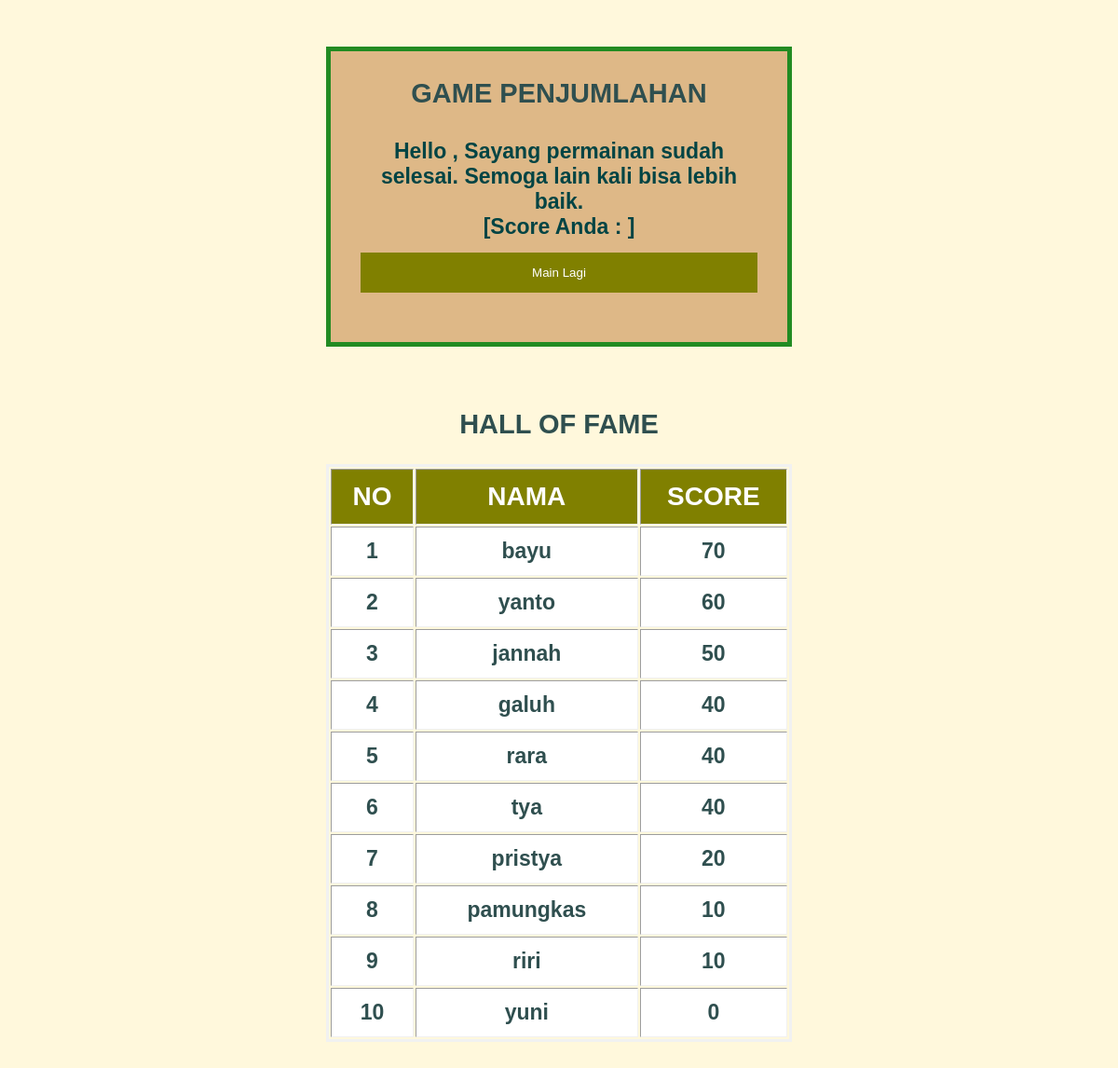
Screenshot of /gameover.php with the database file from the repository.
### tables this page shows
CREATE TABLE `datapemain` (
  `ID` int(255) NOT NULL,
  `Nama` varchar(30) NOT NULL,
  `Email` varchar(50) NOT NULL,
  `Score` varchar(255) NOT NULL
);

### gameover.php (the view, shortened to what this page needs)
<?php
include "koneksi.php";
?>
<!DOCTYPE html>
<html>
<head>
	<link rel="stylesheet" type="text/css" href="main.css">
</head>
<body>
<form action="index.php" method="post">
<div class="container">
    <label><h2>Game Penjumlahan<h2><label>
    <label><h3> Hello <?php echo $_SESSION["nama"];?>, Sayang permainan sudah selesai. Semoga lain kali bisa lebih baik.<br>
    [Score Anda : <?php echo $_SESSION['score'];?>]<h3><label>
    <button type="submit">Main Lagi</button>
</div>
</form>
<br>
<br>
<br>
<h2>Hall Of Fame<h2>
<table width = 500px align = center border = 3 cellpadding = 7>
<tr class="head" >
    <th width = 90 px><h4>No<h4></th>
    <th width = 300 px><h4>Nama<h4></th>
    <th width = 170 px><h4>Score<h4></th>
</tr>
<?php
$result=mysqli_query($koneksi, "SELECT Nama, Score FROM datapemain ORDER BY score DESC LIMIT 10");
$no=1;
foreach($result as $row){
        echo "<tr class ='isi'>
        <td><h1>  $no <h1></td>
        <td><h1>".$row['Nama']. "<h1></td>
        <td><h1>".$row['Score']."<h1></td>
        </tr>";
        $no++;
        if ($no>10) {
        break;
        }
    }
?>
</table>
<br>
</body>
</html>

### main.css (style rules this page uses)
body { background-color: #FFF8DC; }
form { font-family: calibri; width: 500px; margin: auto; }
h2 { color: #2F4F4F; font-size: 29px; text-align : center; font-family: helvetica; text-transform: uppercase; padding: 3px; margin-bottom: 20px; margin-top: 10px; }
h3 { font-size: 23px; text-transform: none; margin:6px; color: rgb(0, 68, 68); }
h4 { font-size: 28px; margin:6px; }
.container { margin-top: 50px; background-color: #DEB887; padding: 16px; border: 5px solid #228B22; }
label { color: #556B2F; text-transform: uppercase; }
button { background-color: #808000; color: white; padding: 14px 20px; margin: 8px 0; border: none; cursor: pointer; width: 97%; }
table { border: solid #f1f1f1; }
h1 { text-transform: none; font-size: 23px; margin: 5px; }
.head { background-color: #808000; color: white; }
.isi { background-color: #ffffff; }

### rows the page displays
datapemain: Nama "bayu", Score "70"
datapemain: Nama "yanto", Score "60"
datapemain: Nama "jannah", Score "50"
datapemain: Nama "galuh", Score "40"
datapemain: Nama "rara", Score "40"
datapemain: Nama "tya", Score "40"
datapemain: Nama "pristya", Score "20"
datapemain: Nama "pamungkas", Score "10"
datapemain: Nama "riri", Score "10"
datapemain: Nama "yuni", Score "0"
